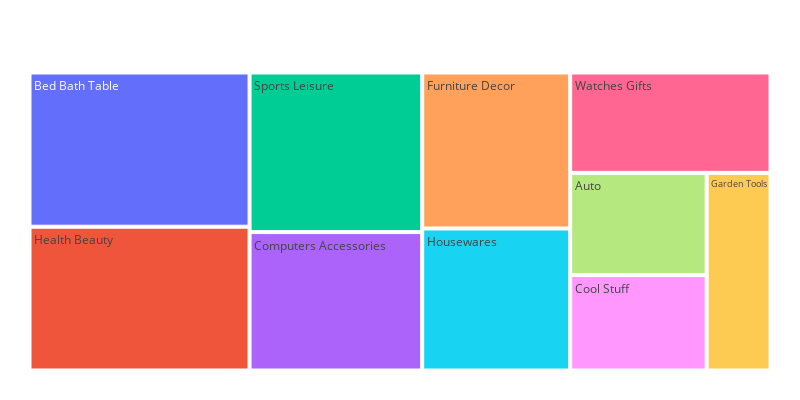

Notebook cell for this chart:
### Code cell
plot_top_10_revenue_categories(top_10_revenue_categories)

### Figure 1 — Plotly figure (JSON) as saved in the notebook; plotly's stock layout.template omitted (floating-point values rounded to 4 significant figures)
{"data": [{"branchvalues": "total", "domain": {"x": [0, 1], "y": [0, 1]}, "hovertemplate": "labels=%{label}<br>Num_order=%{value}<br>parent=%{parent}<br>id=%{id}<extra></extra>", "ids": ["Bed Bath Table", "Health Beauty", "Computers Accessories", "Furniture Decor", "Watches Gifts", "Sports Leisure", "Housewares", "Auto", "Garden Tools", "Cool Stuff"], "labels": ["Bed Bath Table", "Health Beauty", "Computers Accessories", "Furniture Decor", "Watches Gifts", "Sports Leisure", "Housewares", "Auto", "Garden Tools", "Cool Stuff"], "name": "", "parents": ["", "", "", "", "", "", "", "", "", ""], "type": "treemap", "values": [9272.0, 8646.0, 6529.0, 6307.0, 5493.0, 7529.0, 5743.0, 3809.0, 3448.0, 3559.0]}], "layout": {"height": 400, "legend": {"tracegroupgap": 0}, "margin": {"b": 25, "l": 25, "r": 25, "t": 50}, "width": 800}}
